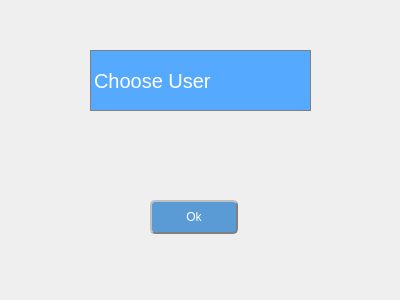
<?xml version="1.0" encoding="UTF-8"?>
<ui version="4.0">
 <class>ChooseUserDialog</class>
 <widget class="QDialog" name="ChooseUserDialog">
  <property name="geometry">
   <rect>
    <x>0</x>
    <y>0</y>
    <width>400</width>
    <height>300</height>
   </rect>
  </property>
  <property name="windowTitle">
   <string>Dialog</string>
  </property>
  <widget class="QComboBox" name="comboBox_user">
   <property name="geometry">
    <rect>
     <x>90</x>
     <y>50</y>
     <width>221</width>
     <height>61</height>
    </rect>
   </property>
   <property name="styleSheet">
    <string notr="true">QComboBox {
    border: 1px solid gray;   /* 边框 */
    border-radius: 0px;   /* 圆角 */
    padding: 1px 18px 1px 3px;   /* 字体填衬 */
    color: rgb(255, 255, 255);
    background: rgb(85, 170, 255);
	font:20px;
}
QComboBox::drop-down {
    subcontrol-origin: padding;   /* 子控件在父元素中的原点矩形。如果未指定此属性，则默认为padding。 */
    subcontrol-position: top right;   /* 下拉框的位置（右上） */
    width: 30px;   /* 下拉框的宽度 */

    border-left-style: solid;   /* 下拉框的左边界线为实线 */
    border-top-right-radius: 3px;   /* 下拉框的右上边界线的圆角半径（应和整个QComboBox右上边界线的圆角半径一致） */
    border-bottom-right-radius: 3px;   /* 同上 */
}
QComboBox::down-arrow { width: 30px;
 	background: transparent;
 	padding: 0px 0px 0px 0px; 
	image: url(:/image/down-arrow.png);
} 
QComboBox::down-arrow:on { 
	image: url(:/image/down-arrow.png);
 }</string>
   </property>
   <item>
    <property name="text">
     <string>Choose User</string>
    </property>
   </item>
  </widget>
  <widget class="QPushButton" name="btn_chooseuser">
   <property name="geometry">
    <rect>
     <x>150</x>
     <y>200</y>
     <width>88</width>
     <height>34</height>
    </rect>
   </property>
   <property name="styleSheet">
    <string notr="true">QPushButton{
background-color:rgba(91,155,213,100%);
color: white;   
border-radius: 5px;  
border: 2px groove gray; 
border-style: outset;
}
QPushButton:pressed{
background-color:rgb(85, 170, 255);
 border-style: inset;
}</string>
   </property>
   <property name="text">
    <string>Ok</string>
   </property>
  </widget>
 </widget>
 <resources/>
 <connections/>
</ui>
